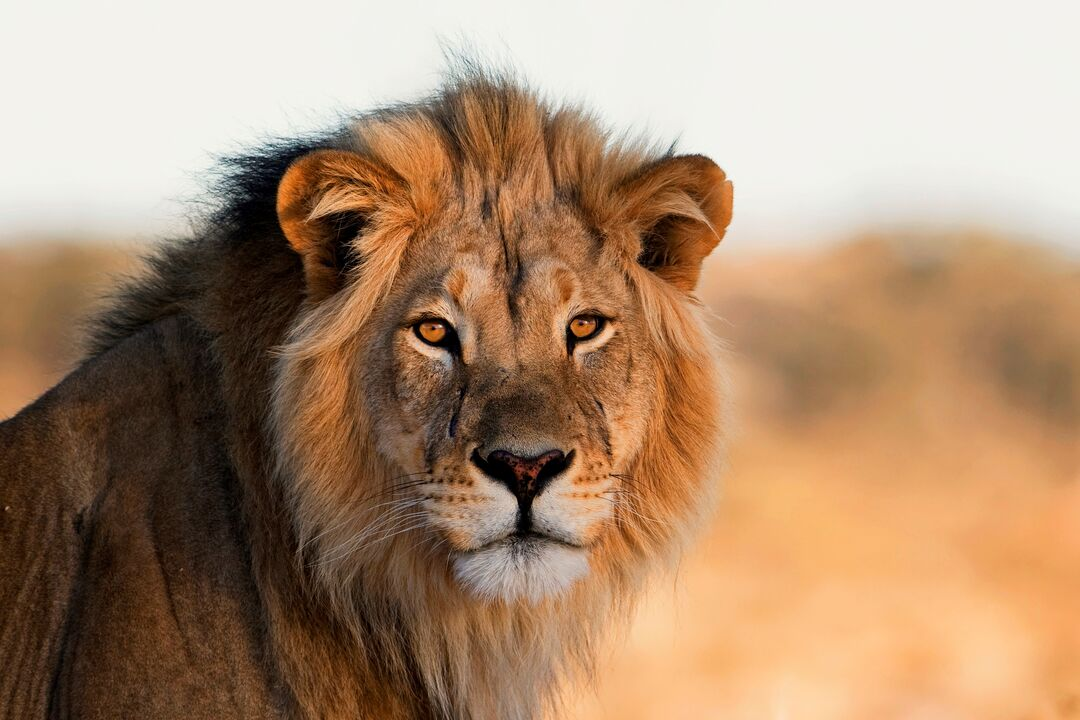
#> input picture images/lion.jpg, 1080 x 720 px
$ jupyter execute main.ipynb
#> lines starting #> are read from the running program, lines starting #| are printed output that depends on the picture
## Image Processing using OpenCV

[cell 1]
# Import necessary libraries
import cv2
import numpy as np
import matplotlib.pyplot as plt

# Read an image
img = cv2.imread("images/lion.jpg")
#> img is the input picture: shape (720, 1080, 3); mean B, G, R 113.2, 140.9, 172.4

[cell 2]
# Type of the image
print(type(img))
#| <class 'numpy.ndarray'>

[cell 3]
# Shape of the image
print(img.shape)
#| (720, 1080, 3)

[cell 4]
# Display the image
cv2.imshow("output", img)

# To hold the output window on the screen
cv2.waitKey(0)

[cell 5]
# Convert into Grayscale image
gray1 = cv2.cvtColor(img, cv2.COLOR_RGB2GRAY)
gray2 = cv2.cvtColor(img, cv2.COLOR_BGR2GRAY)

[cell 6]
# # Display the Grayscale image
# cv2.imshow("output", gray1)

# # To hold the output window on the screen
# cv2.waitKey(0)

[cell 7]
# Extract each channel from an RGB image
blue = img[:,:,0]
green = img[:,:,1]
red = img[:,:,2]
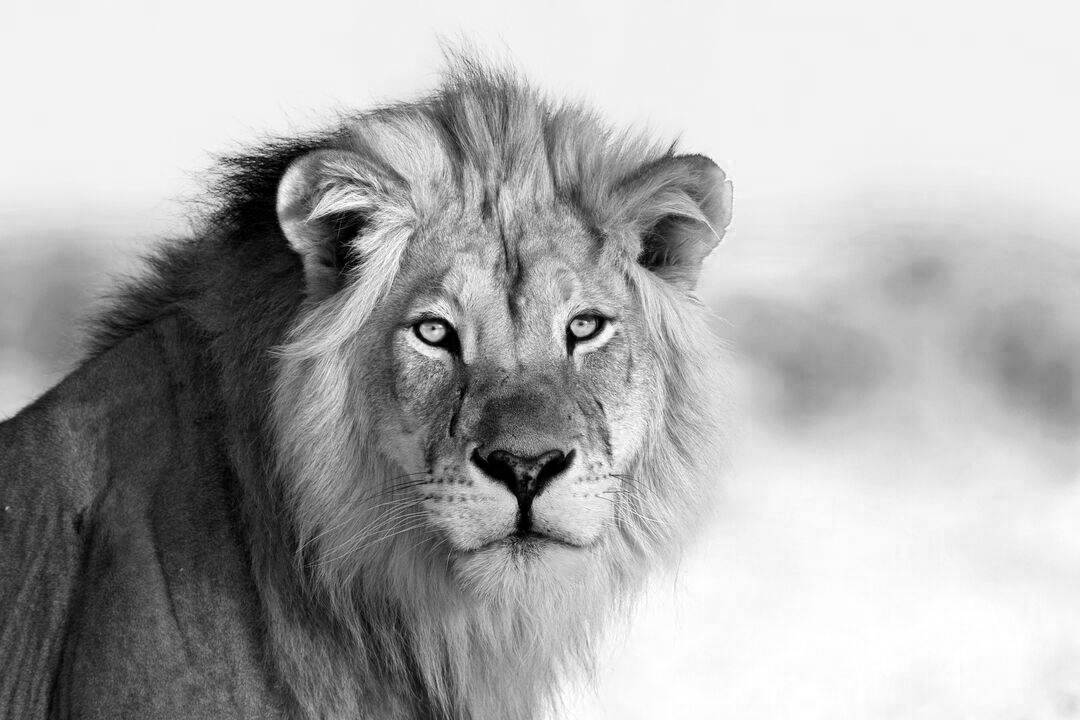
#> red: shape (720, 1080); min 0, max 255, mean 172.4

[cell 8]
rgbimg = np.hstack((blue, green, red))
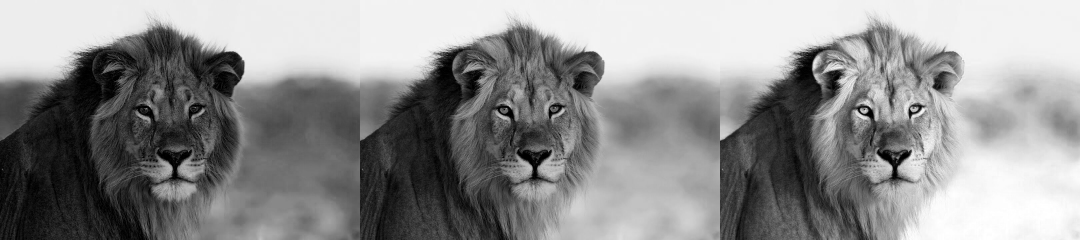
#> rgbimg: shape (720, 3240) (shown at 1/3 size); min 0, max 255, mean 142.2

# Display the rgb image
cv2.imshow("output", rgbimg)

# To hold the output window on the screen
cv2.waitKey(0)

# plt.imshow(rgbimg)
# plt.axis('off')  # Turn off axis numbers and ticks
# plt.show()

[cell 9]
# Resizing an image
resize = cv2.resize(img, (256, 256))
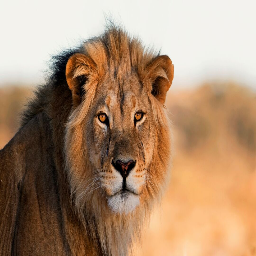
#> resize: shape (256, 256, 3); mean B, G, R 113.1, 140.8, 172.3

# Display the resized image
cv2.imshow("output", resize)

# To hold the output window on the screen
cv2.waitKey(0)

[cell 10]
# Resize 50% of the image
resize = cv2.resize(img, (img.shape[1]//2, img.shape[0]//2))
#> resize: shape (360, 540, 3)

# Display the 50% resized image
cv2.imshow("output", resize)

# To hold the output window on the screen
cv2.waitKey(0)

[cell 11]
# Flipping an image
flip1 = cv2.flip(img, 0) # Vertical flip
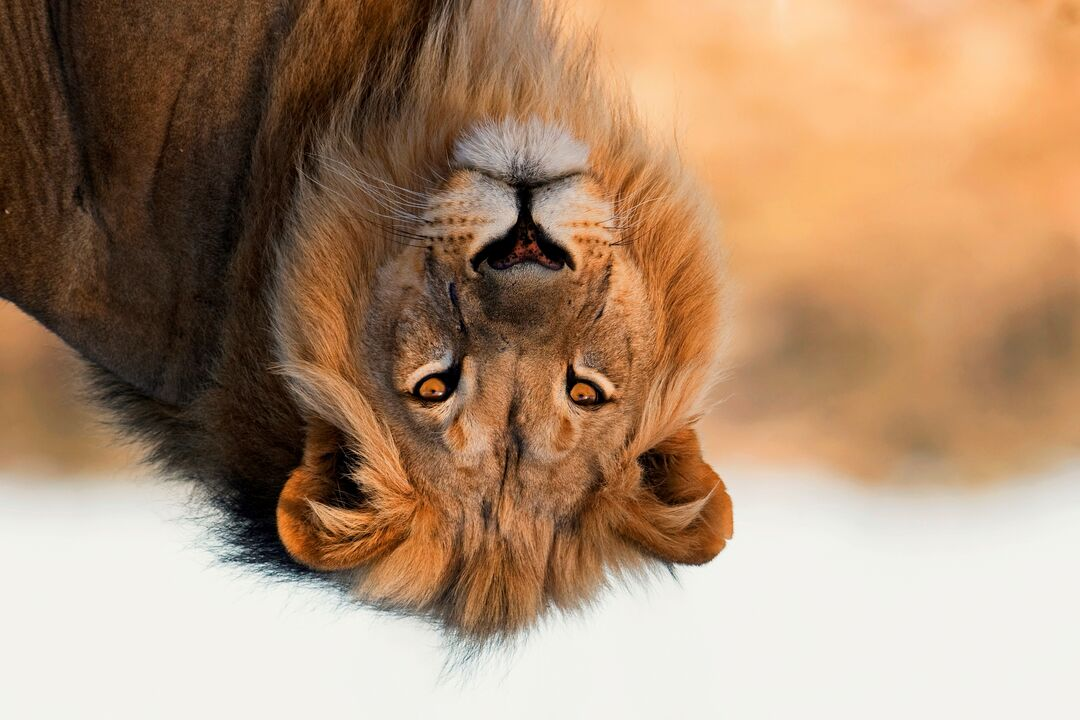
#> flip1: shape (720, 1080, 3); mean B, G, R 113.2, 140.9, 172.4
flip2 = cv2.flip(img, 1) # Horizontal flip
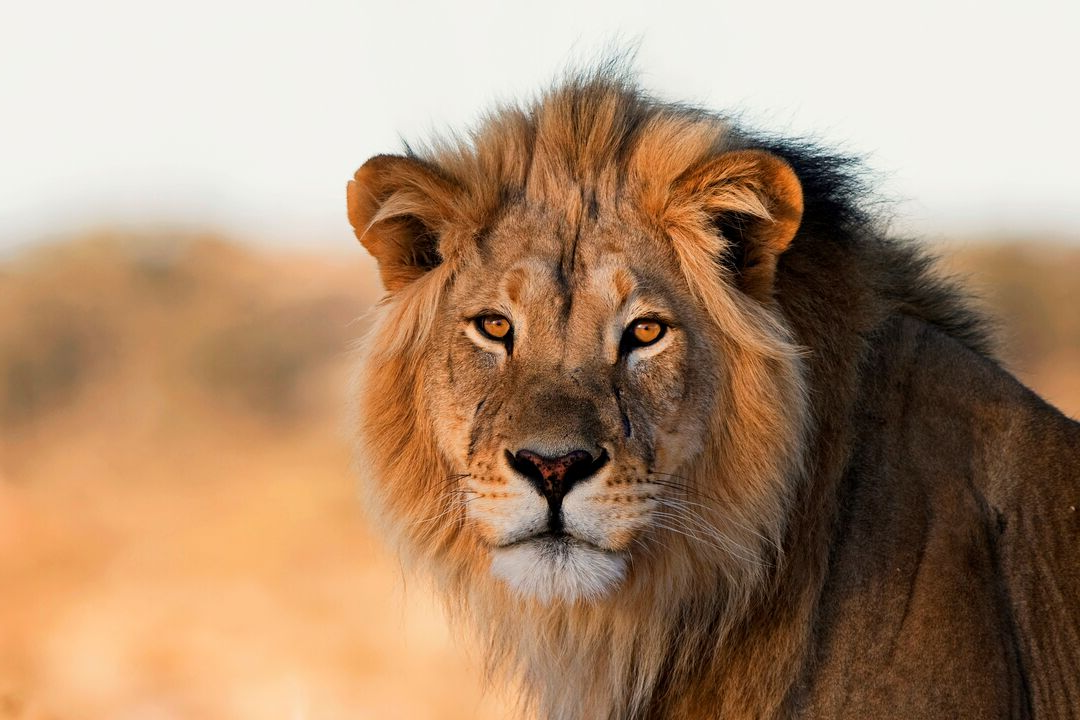
#> flip2: shape (720, 1080, 3); mean B, G, R 113.2, 140.9, 172.4
flip3 = cv2.flip(img, -1) # Both horizontal and vertical flip (combined effect)
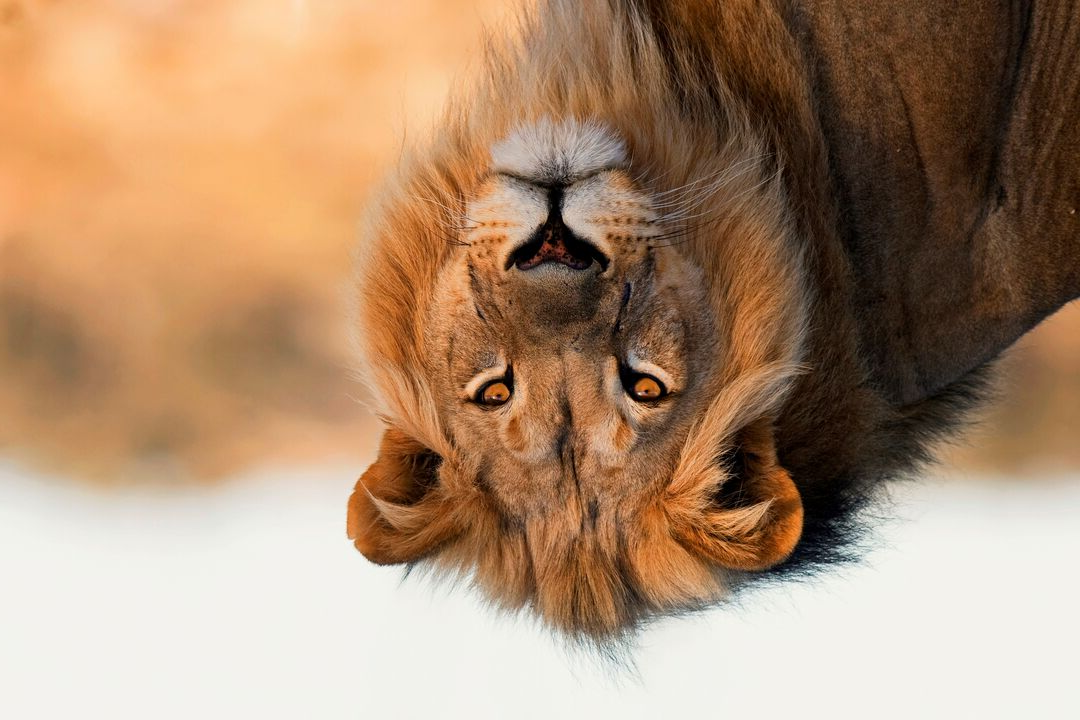
#> flip3: shape (720, 1080, 3); mean B, G, R 113.2, 140.9, 172.4

[cell 12]
# Display the flipped image in all directions
cv2.imshow("output", flip1)
cv2.imshow("output", flip2)
cv2.imshow("output", flip3)

# To hold the output window on the screen
cv2.waitKey(0)

[cell 13]
# Cropping an image
crop = img[0:300, 0:500]
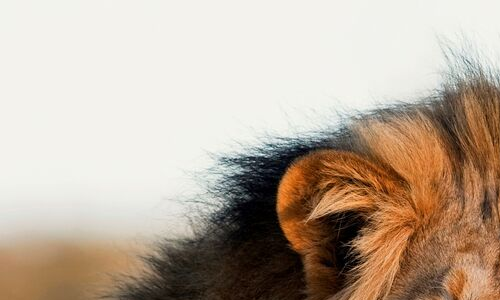
#> crop: shape (300, 500, 3); mean B, G, R 156.7, 172.6, 188.4

# Display the cropped image
cv2.imshow("output", crop)

# To hold the output window on the screen
cv2.waitKey(0)

[cell 14]
# Save an image
cv2.imwrite('croppedimg.jpg', crop)
#> Out = True

[cell 15]
# Creating an image
img = np.zeros((512,512,3))

# Display the image
cv2.imshow("output", img)

# To hold the output window on the screen
cv2.waitKey(0)

## Drawing shapes in the image using OpenCV

[cell 16]
# Draw shapes

# Rectangle
cv2.rectangle(img, pt1=(100,100), pt2=(400,400), color=(0,0,255), thickness=2)
#> img: shape (512, 512, 3) float64

# Circle
cv2.circle(img, center=(100,400), radius=40, color=(0,255,0), thickness=2)
cv2.circle(img, center=(100,400), radius=40, color=(0,255,0), thickness=-1) # Filled rectangle

# Line
cv2.line(img, pt1=(0,0), pt2=(512,512), color = (255,0,0), thickness=2)

# Display the image
cv2.imshow("output", img)

# To hold the output window on the screen
cv2.waitKey(0)

[cell 17]
# Font
cv2.putText(img, text="Hello", org=(200,200), fontScale=4, color=(0,255,255), thickness=2, lineType=cv2.LINE_AA, fontFace=cv2.FONT_ITALIC)
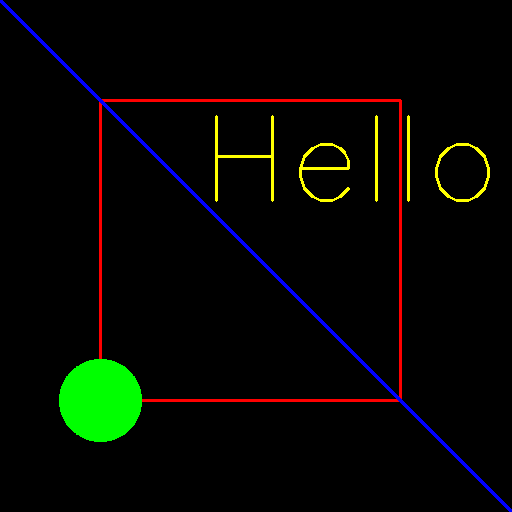
#> img: shape (512, 512, 3) float64; mean B, G, R 2.5, 7.5, 5.4

# Display the image
cv2.imshow("output", img)

# To hold the output window on the screen
cv2.waitKey(0)

## Interact with images using OpenCV

[cell 18]
img = np.zeros((512,512,3))

while True:
    cv2.imshow("output", img)
    if cv2.waitKey(0) & 0xFF == ord('x'):
#> (key x is pressed here)
        break

cv2.destroyAllWindows()

[cell 19]
# Interact with the image based on an event

def draw(event, x, y, flags, params):
    # [9 lines of commented-out code are left out]
    if event == 1:
        cv2.circle(img, center=(x,y), radius=50, color=(0,255,0), thickness=-1)

cv2.namedWindow(winname="output")
cv2.setMouseCallback("output", draw)

img = np.zeros((512,512,3))
# img = cv2.imread("images/lion.jpg")

while True:
    cv2.imshow("output", img)
    if cv2.waitKey(1) & 0xFF == ord('x'):
#> (key x is pressed here)
        break

cv2.destroyAllWindows()

[cell 20]
# Draw a rectangle by dragging the mouse

drawing = False
a = -1 # Current location of x
b = -1 # Current location of y

def draw(event, x, y, flags, params):

    global drawing, a, b

    if event == 0:
        if drawing == True:
            cv2.rectangle(img, pt1=(a,b), pt2=(x,y), color=(0,0,255), thickness=-1)

    elif event == 1:
        drawing = True
        a = x
        b = y

    elif event == 4:
        drawing = False
        cv2.rectangle(img, pt1=(a,b), pt2=(x,y), color=(0,0,255), thickness=-1)

cv2.namedWindow(winname="output")
cv2.setMouseCallback("output", draw)

img = np.zeros((512,512,3))
# img = cv2.imread("images/lion.jpg")

while True:
    cv2.imshow("output", img)
    if cv2.waitKey(1) & 0xFF == ord('x'):
#> (key x is pressed here)
